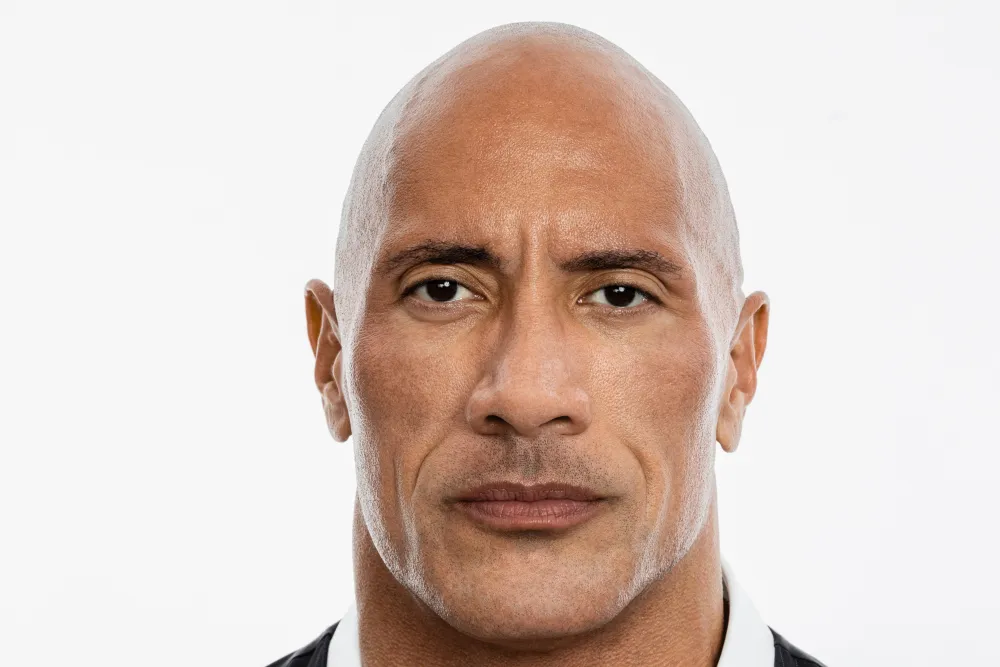
#> input picture python image to text/Dwayne-Johnson_credHuyDoan-e1705977711715.webp, 1000 x 667 px
$ python main.py
#> lines starting #> are read from the running program, lines starting #| are printed output that depends on the picture
import cv2

imagePath = input("Path to image: ")
#> the answer given: Dwayne-Johnson_credHuyDoan-e1705977711715.webp
scale_percent = int(input("Scale factor in %: "))
#> the answer given: 3

with open("text.txt", "w") as text:

    image = cv2.imread(imagePath)
#> image is the input picture: shape (667, 1000, 3); mean B, G, R 196.2, 204, 220

    width = int(image.shape[1] * scale_percent / 100)
#> width = 30
    height = int(image.shape[0] * scale_percent / 100)
#> height = 20
    dim = (width, height)
#> dim = (30, 20)
    resized_image = cv2.resize(image, dim, interpolation=cv2.INTER_AREA)
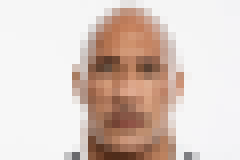
#> resized_image: shape (20, 30, 3) (shown 8 times larger); mean B, G, R 196.2, 204, 220

    grayImage = cv2.cvtColor(resized_image, cv2.COLOR_BGR2GRAY)
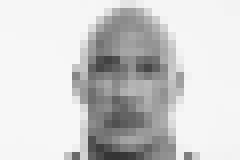
#> grayImage: shape (20, 30) (shown 8 times larger); min 52, max 247, mean 207.9

    height, width = grayImage.shape[:2]

    scale_factor = 2

    for y in range(height):
        for sy in range(scale_factor):
            for x in range(width):
                brightnessValue = grayImage[y, x]
                if brightnessValue < 24:
                    text.write("@")
                elif brightnessValue < 48:
                    text.write("%")
                elif brightnessValue < 72:
                    text.write("#")
                elif brightnessValue < 96:
                    text.write("*")
                elif brightnessValue < 120:
                    text.write("+")
                elif brightnessValue < 144:
                    text.write("=")
                elif brightnessValue < 168:
                    text.write("-")
                elif brightnessValue < 192:
                    text.write(":")
                elif brightnessValue < 216:
                    text.write(".")
                else:
                    text.write(" ")
                text.write("    ")
            text.write("\n")
